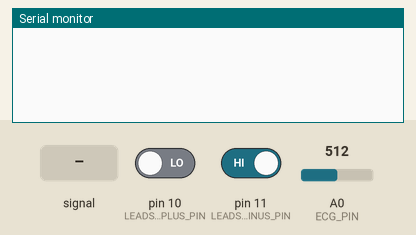
Recording of a sketch running on a simulated Arduino Uno, built with avr-gcc and run on an emulated ATmega328P. Parts: the last lines printed to the serial monitor. Inputs (shaded band) come from the test bench; at power-on: pin 11 (LEADS_OFF_MINUS_PIN) HIGH, A0 (ECG_PIN) = 512, pin 10 (LEADS_OFF_PLUS_PIN) LOW. Random numbers use the default seed unless the sketch sets one.

Above: at 1.2 s.
1.3 s: pin 11 (LEADS_OFF_MINUS_PIN) driven LOW
At 2.3 s:
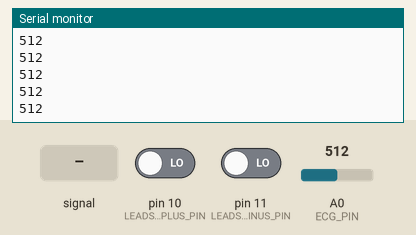
3.2 s: A0 (ECG_PIN) fed a 200 Hz sine of ±81 counts around its level
At 3.7 s:
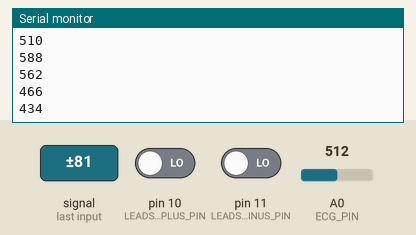
5.1 s: A0 (ECG_PIN) set to 716
At 5.9 s:
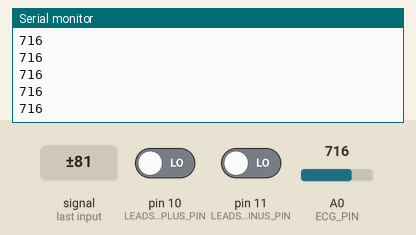
6.6 s: A0 (ECG_PIN) fed a 1000 Hz sine of ±255 counts around its level
At 7.3 s:
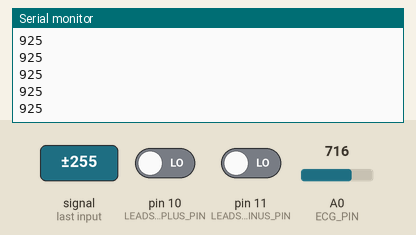
8.1 s: A0 (ECG_PIN) set to 1023
At 8.8 s:
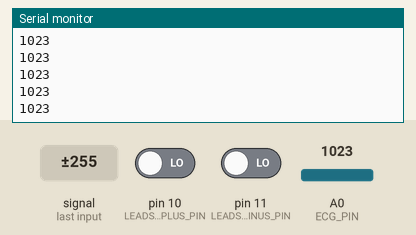
Timing chart, 0 to 10.6 s (numbered marks = the images above; inputs shaded):
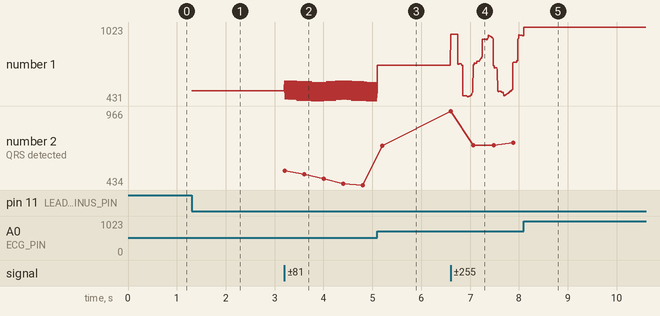

Measured:
- after the input at 1.3 s, the serial monitor: prints a new line at once (image 1)
- after the input at 3.2 s, the serial monitor: prints a new line at once (image 2)
- after the input at 6.6 s, the serial monitor: prints a new line at once (image 4)
- plotted number 1: 512 → 495 after the input at 3.2 s, 716 → 952 after the input at 6.6 s
- plotted number 2: 716 → 738 after the input at 6.6 s

The sketch:

qrs_detection.ino
```cpp
/* maximum frequency seems to be at about 8 kHz */

#include <stdio.h>
#include <stdlib.h>

#define M       5
#define N       30
#define winSize     250
#define HP_CONSTANT   ((float) 1 / (float) M)
#define RAND_RES 100000000 // resolution of RNG


// pins for leads off detection
const int ECG_PIN = 0; // the number of the ECG pin (analog)
const int LEADS_OFF_PLUS_PIN  = 10;      // the number of the LO+ pin (digital)
const int LEADS_OFF_MINUS_PIN = 11; // the number of the LO- pin (digital)


// timing variables
unsigned long previousMicros  = 0;        // will store last time LED was updated
unsigned long foundTimeMicros = 0;        // time at which last QRS was found
unsigned long old_foundTimeMicros = 0;        // time at which QRS before last was found
unsigned long currentMicros   = 0;        // current time


const long PERIOD = 1000000 / winSize; // interval at which to take samples and iterate algorithm (microseconds)
int tmp = 0;


void setup() {

	Serial.begin(115200);

	pinMode(ECG_PIN, INPUT); //input pin for ecg
	// leads for electrodes off detection
	pinMode(LEADS_OFF_PLUS_PIN, INPUT); // Setup for leads off detection LO +
	pinMode(LEADS_OFF_MINUS_PIN, INPUT); // Setup for leads off detection LO -
}

void loop() {

	currentMicros = micros();

	// iterate if it's time for a new data point (according to PERIOD)
	if (currentMicros - previousMicros >= PERIOD) {
		// save the last time you blinked the LED
		previousMicros = currentMicros;

		// only read in data and perform detection if leads are on
		boolean QRS_detected = false;

		// only read data if ECG chip has detected that leads are attached to patient
		boolean leads_are_on = (digitalRead(LEADS_OFF_PLUS_PIN) == 0) && (digitalRead(LEADS_OFF_MINUS_PIN) == 0);

		if(leads_are_on){
			// read next ECG data point
			int next_ecg_pt = analogRead(ECG_PIN);
			Serial.println(next_ecg_pt);

			// give next data point to algorithm
			QRS_detected = detect(next_ecg_pt);

			//int next_ecg_pt = s_ecg[s_ecg_idx++];
			//s_ecg_idx %= S_ECG_SIZE;
			//d = detect(next_ecg_pt);

			if(QRS_detected == true){
				foundTimeMicros = micros();
				Serial.print("******** QRS_detected:");
				Serial.println(next_ecg_pt);
			}
		}
	}
}


//==============================Pan-Tompkins ECG Detection============================================================================
//=====================================================================================================================

// circular buffer for input ecg signal
// we need to keep a history of M + 1 samples for HP filter
float ecg_buff[M + 1] = {0};
int ecg_buff_WR_idx = 0;
int ecg_buff_RD_idx = 0;

// circular buffer for input ecg signal
// we need to keep a history of N+1 samples for LP filter
float hp_buff[N + 1] = {0};
int hp_buff_WR_idx = 0;
int hp_buff_RD_idx = 0;

// LP filter outputs a single point for every input point
// This goes straight to adaptive filtering for eval
float next_eval_pt = 0;

// running sums for HP and LP filters, values shifted in FILO
float hp_sum = 0;
float lp_sum = 0;

// working variables for adaptive thresholding
float treshold = 0;
boolean triggered = false;
int trig_time = 0;
float win_max = 0;
int win_idx = 0;

// numebr of starting iterations, used determine when moving windows are filled
int number_iter = 0;

boolean detect(float new_ecg_pt) {
	// copy new point into circular buffer, increment index
	ecg_buff[ecg_buff_WR_idx++] = new_ecg_pt;
	ecg_buff_WR_idx %= (M + 1);


	/* High pass filtering */
	if (number_iter < M) {
		// first fill buffer with enough points for HP filter
		hp_sum += ecg_buff[ecg_buff_RD_idx];
		hp_buff[hp_buff_WR_idx] = 0;
	}
	else {
		hp_sum += ecg_buff[ecg_buff_RD_idx];

		tmp = ecg_buff_RD_idx - M;
		if (tmp < 0) tmp += M + 1;

		hp_sum -= ecg_buff[tmp];

		float y1 = 0;
		float y2 = 0;

		tmp = (ecg_buff_RD_idx - ((M + 1) / 2));
		if (tmp < 0) tmp += M + 1;

		y2 = ecg_buff[tmp];

		y1 = HP_CONSTANT * hp_sum;

		hp_buff[hp_buff_WR_idx] = y2 - y1;
	}

	// done reading ECG buffer, increment position
	ecg_buff_RD_idx++;
	ecg_buff_RD_idx %= (M + 1);

	// done writing to HP buffer, increment position
	hp_buff_WR_idx++;
	hp_buff_WR_idx %= (N + 1);


	/* Low pass filtering */

	// shift in new sample from high pass filter
	lp_sum += hp_buff[hp_buff_RD_idx] * hp_buff[hp_buff_RD_idx];

	if (number_iter < N) {
		// first fill buffer with enough points for LP filter
		next_eval_pt = 0;

	}
	else {
		// shift out oldest data point
		tmp = hp_buff_RD_idx - N;
		if (tmp < 0) tmp += (N + 1);

		lp_sum -= hp_buff[tmp] * hp_buff[tmp];

		next_eval_pt = lp_sum;
	}

	// done reading HP buffer, increment position
	hp_buff_RD_idx++;
	hp_buff_RD_idx %= (N + 1);


	/* Adapative thresholding beat detection */
	// set initial threshold
	if (number_iter < winSize) {
		if (next_eval_pt > treshold) {
			treshold = next_eval_pt;
		}

		// only increment number_iter iff it is less than winSize
		// if it is bigger, then the counter serves no further purpose
		number_iter++;
	}

	// check if detection hold off period has passed
	if (triggered == true) {
		trig_time++;

		if (trig_time >= 100) {
			triggered = false;
			trig_time = 0;
		}
	}

	// find if we have a new max
	if (next_eval_pt > win_max) win_max = next_eval_pt;

	// find if we are above adaptive threshold
	if (next_eval_pt > treshold && !triggered) {
		triggered = true;

		return true;
	}
	// else we'll finish the function before returning FALSE,
	// to potentially change threshold

	// adjust adaptive threshold using max of signal found
	// in previous window
	if (win_idx++ >= winSize) {
		// weighting factor for determining the contribution of
		// the current peak value to the threshold adjustment
		float gamma = 0.175;

		// forgetting factor -
		// rate at which we forget old observations
		// choose a random value between 0.01 and 0.1 for this,
		float alpha = 0.01 + ( ((float) random(0, RAND_RES) / (float) (RAND_RES)) * ((0.1 - 0.01)));

		// compute new threshold
		treshold = alpha * gamma * win_max + (1 - alpha) * treshold;

		// reset current window index
		win_idx = 0;
		win_max = -10000000;
	}

	// return false if we didn't detect a new QRS
	return false;

}
```
